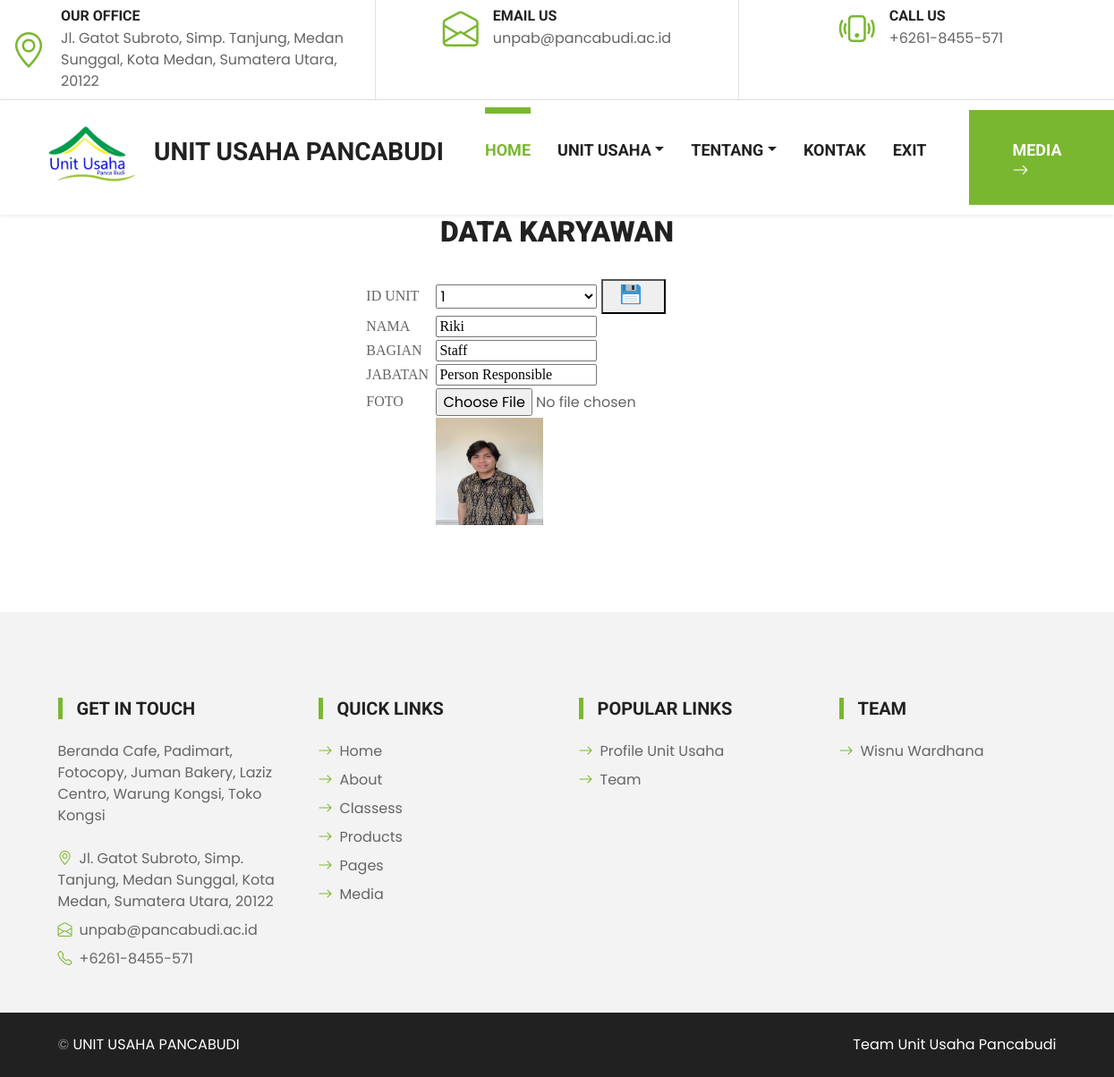
Page /karyawan_ganti.php?id_karyawan=1 on the committed database.
### tables this page shows
CREATE TABLE `karyawan` (
  `id_karyawan` smallint(11) NOT NULL,
  `id_unit` smallint(11) NOT NULL,
  `nama` varchar(30) NOT NULL,
  `bagian` varchar(30) NOT NULL,
  `jabatan` varchar(30) NOT NULL,
  `foto` varchar(200) NOT NULL,
  PRIMARY KEY  (`id_karyawan`)
);

### karyawan_ganti.php (the view, shortened to what this page needs)
<?Php
include"atas.php";
include "sambung.php";
echo"<center><h2><strong>DATA <span class='highlight primary'>KARYAWAN</span></strong></h2>";
$a=$_GET['id_karyawan'];
$query = mysqli_query($link,"select * from karyawan where id_karyawan ='$a'");
$jmlh=mysqli_fetch_array($query);
echo"<br><form action=karyawan_ganti.php method=POST enctype=multipart/form-data>";
echo"<table>
	<tr>
		<td><font face='Trebuchet MS'>ID UNIT</font></td>
		<td>&nbsp;</td>
		<td><input type=hidden name=id_karyawan value='$jmlh[0]'>
		<select name=id_unit style='width:180px'>
				<option value='$jmlh[1]'>$jmlh[1]</option>";
				echo"
			</select>
		<input type=submit name=ok class='simpan' value=' '></td>
		<td>&nbsp;</td>
	</tr>
	<tr>
		<td><font face='Trebuchet MS'>NAMA</font></td>
		<td>&nbsp;</td>
		<td><input type=text name=nama style='font-family:Trebuchet MS;width:180px;' value='$jmlh[2]'></td>
		<td>&nbsp;</td>
	</tr>
	<tr>
		<td><font face='Trebuchet MS'>BAGIAN</font></td>
		<td>&nbsp;</td>
		<td><input type=text name=bagian style='font-family:Trebuchet MS;width:180px;' value='$jmlh[3]'></td>
		<td>&nbsp;</td>
	</tr>
	<tr>
		<td><font face='Trebuchet MS'>JABATAN</font></td>
		<td>&nbsp;</td>
		<td><input type=text name=jabatan style='font-family:Trebuchet MS;width:180px;' value='$jmlh[4]'></td>
		<td>&nbsp;</td>
	</tr>
	<tr>
		<td><font face='Trebuchet MS'>FOTO</font></td>
		<td>&nbsp;</td>
		<td><input type=file id=Filetext name=foto style='width:100%'></td>
		<td>&nbsp;</td>
	</tr>
	<tr>
		<td><font face='Trebuchet MS'>&nbsp;</font></td>
		<td>&nbsp;</td>
		<td><a href='$jmlh[5]'><img src='$jmlh[5]' width=120px height=120px></a></td>
		<td>&nbsp;</td>
	</tr>
	</table><br><br>";
include"bawah.php";
?>

### css/view.css (style rules this page uses)
:root { --primary: #7AB730; --secondary: #FFD33C; --light: #F3F3F3; --dark: #212121; }

### karyawan_ganti.php (style rules this page uses)
.simpan { padding:5px 32px; background-image: url("images/simpan.png"); background-size: 30px; background-position: 16px 0px; background-repeat: no-repeat; }
a { text-decoration:none; color:blue; }

### atas.php (style rules this page uses)
.simpan { padding:5px 32px; background-image: url("images/simpan.png"); background-size: 30px; background-position: 16px 0px; background-repeat: no-repeat; }
a { text-decoration:none; color:blue; }

### rows in the picture
karyawan: id_unit "1", nama "Riki", bagian "Staff", jabatan "Person Responsible", foto (picture)
